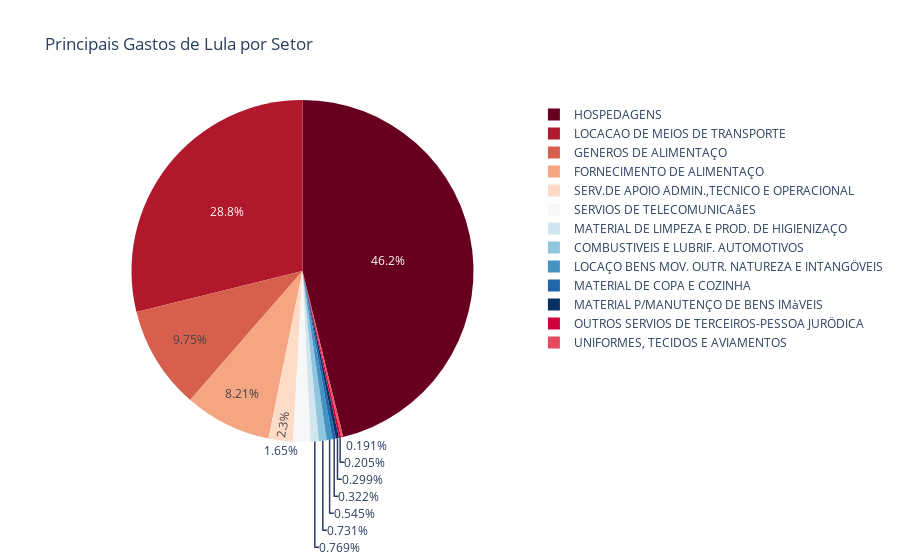

Notebook cell for this chart:
### Code cell
fig_lula_setores = px.pie(gastos_lula_setores.head(20), values='VALOR_CORRIGIDO', names='SUBELEMENTO DE DESPESA', 
                          title='Principais Gastos de Lula por Setor',color_discrete_sequence=px.colors.sequential.RdBu)
fig_lula_setores.show()

### Figure 1 — Plotly figure (JSON) as saved in the notebook; plotly's stock layout.template omitted (floating-point values rounded to 4 significant figures)
{"data": [{"domain": {"x": [0, 1], "y": [0, 1]}, "hovertemplate": "SUBELEMENTO DE DESPESA=%{label}<br>VALOR_CORRIGIDO=%{value}<extra></extra>", "labels": ["HOSPEDAGENS", "LOCACAO DE MEIOS DE TRANSPORTE", "GENEROS DE ALIMENTAÇO", "LOCACAO DE MEIOS DE TRANSPORTE", "FORNECIMENTO DE ALIMENTAÇO", "HOSPEDAGENS", "FORNECIMENTO DE ALIMENTAÇO", "SERV.DE APOIO ADMIN.,TECNICO E OPERACIONAL", "SERVIOS DE TELECOMUNICAåES", "MATERIAL DE LIMPEZA E PROD. DE HIGIENIZAÇO", "GENEROS DE ALIMENTAÇO", "COMBUSTIVEIS E LUBRIF. AUTOMOTIVOS", "SERV.DE APOIO ADMIN.,TECNICO E OPERACIONAL", "LOCAÇO BENS MOV. OUTR. NATUREZA E INTANGÖVEIS", "MATERIAL DE COPA E COZINHA", "MATERIAL P/MANUTENÇO DE BENS IMàVEIS", "COMBUSTIVEIS E LUBRIF. AUTOMOTIVOS", "OUTROS SERVIOS DE TERCEIROS-PESSOA JURÖDICA", "UNIFORMES, TECIDOS E AVIAMENTOS", "LOCAÇO BENS MOV. OUTR. NATUREZA E INTANGÖVEIS"], "legendgroup": "", "name": "", "showlegend": true, "type": "pie", "values": [44570000.0, 21830000.0, 9707000.0, 8832000.0, 6110000.0, 4502000.0, 2619000.0, 1989000.0, 1751000.0, 817500.0, 658000.0, 528600.0, 457700.0, 405000.0, 342700.0, 318200.0, 247900.0, 218300.0, 202500.0, 174300.0]}], "layout": {"legend": {"tracegroupgap": 0}, "piecolorway": ["rgb(103,0,31)", "rgb(178,24,43)", "rgb(214,96,77)", "rgb(244,165,130)", "rgb(253,219,199)", "rgb(247,247,247)", "rgb(209,229,240)", "rgb(146,197,222)", "rgb(67,147,195)", "rgb(33,102,172)", "rgb(5,48,97)"], "title": {"text": "Principais Gastos de Lula por Setor"}}}
